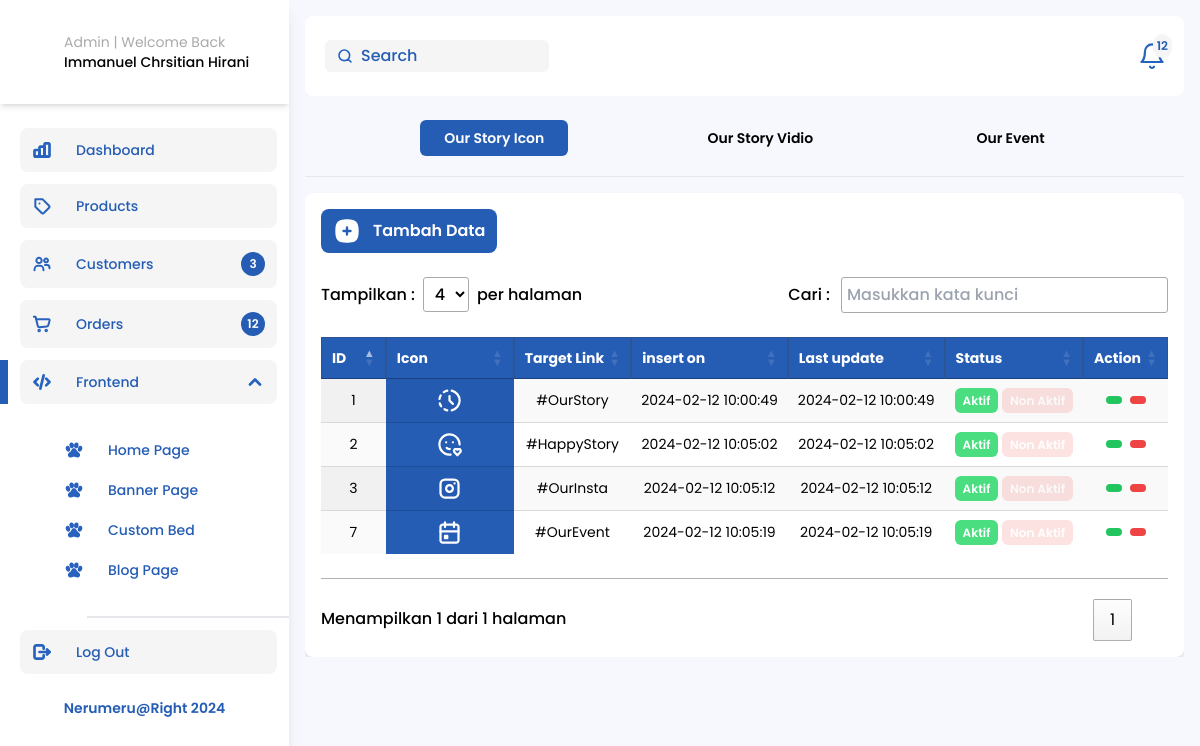
Page /Admin-Blog.php on the committed database.
### tables this page shows
CREATE TABLE `blog` (
  `blog_id` int(11) NOT NULL,
  `blog_type` varchar(50) NOT NULL,
  `blog_icon` varchar(100) NOT NULL,
  `blog_targetLink` varchar(500) NOT NULL,
  `blog_icon_title` varchar(100) NOT NULL,
  `blog_vidio` varchar(500) NOT NULL,
  `status` int(1) NOT NULL,
  `insert_date` datetime NOT NULL DEFAULT current_timestamp(),
  `lastUpdate_date` datetime NOT NULL DEFAULT current_timestamp()
);

### function.php (called while the page is built, shortened)
<?php
$conn = mysqli_connect('localhost', 'root', '', 'nerumeru');
function query($query)
{
    global $conn;
    $result = mysqli_query($conn, $query);
    $rows = [];
    foreach ($result as $row) {
        $rows[] = $row;
    }
    return $rows;
}

### Admin-Blog.php (the view, shortened to what this page needs)
<?php
require "function.php";
$Blogs = query("SELECT * FROM blog WHERE blog_type = 'icon';");
?>
<!doctype html>
<html lang="en">
<head>
  <link rel="stylesheet" href="./css/output.css" />
  <link rel="stylesheet" href="https://cdn.jsdelivr.net/npm/swiper@10/swiper-bundle.min.css" />
  <link rel="stylesheet" href="https://cdn.jsdelivr.net/npm/swiper@10/swiper-bundle.min.css" />
  <link rel="stylesheet" href="https://cdn.jsdelivr.net/npm/@tabler/icons-webfont@latest/tabler-icons.min.css" />
  <link href="https://cdn.datatables.net/1.13.3/css/jquery.dataTables.min.css" rel="stylesheet" />
  <link href="https://cdn.datatables.net/buttons/2.3.5/css/buttons.dataTables.min.css" rel="stylesheet" />
</head>
<body>
  <main class="my-0">
    <section class="admin relative h-screen overflow-hidden my-0">
      <div class="flex items-start justify-between">
        <?php include("sidebar.admin.php"); ?>
        <div class="flex flex-col gap-4 container">
          <header class="flex items-center bg-white rounded-lg justify-between w-full h-20 px-5">
            <div class="header-wrapper w-full flex items-center justify-between">
              <span class="relative">
                <input id="searchAdminNavbar" type="search" class="bg-white-neru px-3 rounded-md  outline-none py-1 w-[224px] pl-9 xl:text-base md:text-sm text-xs" placeholder="Search" />
              </span>
              <div id="notifications" class="relative cursor-pointer">
                <div class="badge absolute -right-2 -top-2 bg-white-neru rounded-full flex items-center justify-center p-1">
                  <h6 class="text-xs text-blue-Neru font-semibold">12</h6>
                </div>
              </div>
            </div>
          </header>
          <div class="max-h-screen w-full overflow-y-auto">
            <div class="scrolXMenu mt-2">
              <div class="flex justify-evenly">
                <button class="ButtonTogglerActive px-6 py-2 font-semibold transition-all ease-in-out duration-300">
                  <h6 class="menu-item">Our Story Icon</h6>
                </button>
                <button class="ButtonTogglerActive px-6 py-2 font-semibold transition-all ease-in-out duration-300">
                  <h6 class="menu-item">Our Story Vidio</h6>
                </button>
                <button class="ButtonTogglerActive px-6 py-2 font-semibold transition-all ease-in-out duration-300">
                  <h6 class="menu-item">Our Event</h6>
                </button>
              </div>
              <hr class="mt-5" />
            </div>
            <div id="IconBlog" class="container hidden BoxTableData bg-white rounded-lg shadow-md 3xl:h-[700px] 2xl:h-[480px] overflow-y-auto mt-4">
              <div class="wrapperAddData mb-6 w-fit">
                <a href="Admin-blogicon-insertData.php" class="bg-blue-Neru w-fit text-white px-3 rounded-lg py-2 cursor-pointer font-semibold text-base flex items-center gap-3">
                  Tambah Data
                </a>
              </div>
              <table id="myTable2" class="myTableDisplay 3xl:text-lg text-sm py-6 display nowrap table hover order-column row-border stripe">
                <thead>
                  <tr class="bg-blue-Neru text-white">
                    <th class="border-[1px] border-black-neru border-opacity-30">ID</th>
                    <th class="border-[1px] border-black-neru border-opacity-30">Icon</th>
                    <th class="border-[1px] border-black-neru border-opacity-30">Target Link</th>
                    <th class="border-[1px] border-black-neru border-opacity-30">insert on</th>
                    <th class="border-[1px] border-black-neru border-opacity-30">Last update</th>
                    <th class="border-[1px] border-black-neru border-opacity-30">Status</th>
                    <th class="border-[1px] border-black-neru border-opacity-30">Action</th>
                  </tr>
                </thead>
                <tbody>
                  <?php foreach ($Blogs as $blogicon) : ?>
                    <tr class="text-center">
                      <td class="w-14"><?= $blogicon["blog_id"] ?></td>
                      <td class="w-40 bg-blue-Neru"><img src="<?= $blogicon["blog_icon"] ?>" class="w-[25%] object-contain mx-auto" alt="" /></td>
                      <td class="w-14"><?= $blogicon["blog_targetLink"] ?></td>
                      <td><?= $blogicon["insert_date"] ?></td>
                      <td><?= $blogicon["lastUpdate_date"] ?></td>
                      <td class="">
                        <?php if ($blogicon["status"] == 1) : ?>
                          <a href="status.php?blog_id=<?= $blogicon["blog_id"] ?>&status=<?= $blogicon["status"] ?>" class="badge bg-green-400 rounded-md w-fit px-2 py-1 mx-auto text-white font-semibold text-xs opacity-100">Aktif</a>
                          <a href="status.php?blog_id=<?= $blogicon["blog_id"] ?>&status=<?= $blogicon["status"] ?>" class="badge bg-red-400 rounded-md w-fit px-2 py-1 mx-auto text-white font-semibold text-xs opacity-20">Non Aktif</a>
                        <?php endif; ?>
                      </td>
                      <td>
                        <span class="flex items-center gap-2 justify-center">
                          <a href="Admin-blogicon-UpdateData.php?blog_id=<?= $blogicon["blog_id"] ?>" class="text-white rounded-full px-2 py-1 bg-green-500 text-2xl cursor-pointer"><i class="ti ti-pencil"></i></a>
                          <a onclick="return confirm('Apakah Anda yakin ingin menghapus data ini?')" href="hapus.php?blog_id=<?= $blogicon["blog_id"] ?>" class="HapusDataToggler text-white bg-red-500 px-2 py-1 rounded-full text-2xl cursor-pointer "><i class="ti ti-trash"></i></a>
                        </span>
                      </td>
                    </tr>
                  <?php endforeach; ?>
                </tbody>
              </table>
            </div>
          </div>
        </div>
      </div>
    </section>
  </main>
</body>
</html>

### rows in the picture
blog: blog_id "1", blog_icon (picture), blog_targetLink "#OurStory", insert_date "2024-02-12 10:00:49", lastUpdate_date "2024-02-12 10:00:49"
blog: blog_id "2", blog_icon (picture), blog_targetLink "#HappyStory", insert_date "2024-02-12 10:05:02", lastUpdate_date "2024-02-12 10:05:02"
blog: blog_id "3", blog_icon (picture), blog_targetLink "#OurInsta", insert_date "2024-02-12 10:05:12", lastUpdate_date "2024-02-12 10:05:12"
blog: blog_id "7", blog_icon (picture), blog_targetLink "#OurEvent", insert_date "2024-02-12 10:05:19", lastUpdate_date "2024-02-12 10:05:19"

### other values in the picture
$total_users "3"
